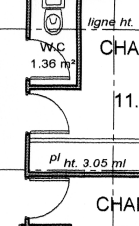
#> input picture src/HoughInput.png, 139 x 226 px
$ python DoorksHoughBasedMethod.py
#> lines starting #> are read from the running program, lines starting #| are printed output that depends on the picture; after the words box and inside, x2 and y2 are one past the last pixel; in counts of white or black regions, pixels touching at a corner belong together
import cv2
import numpy as np
from skimage import data, color

img = cv2.imread('HoughInput.png',0)
#> img is the input picture: shape (226, 139); min 0, max 255, mean 222.2
edges = cv2.Canny(img,20,30)
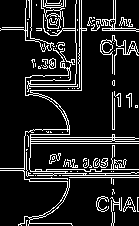
#> edges: shape (226, 139); 13.3% white in thin lines or dots


minLineLength = 10
maxLineGap = 20
lines = cv2.HoughLinesP(edges,1,np.pi/180,20,minLineLength,maxLineGap)
#> lines = 34 rows, first 6: [112, 129, 112, 92], [81, 90, 81, 0], [30, 139, 112, 139], [30, 143, 138, 143], [102, 177, 138, 177], [89, 173, 130, 173]

for Nline in range(0,lines.shape[0]):
    for x1,y1,x2,y2 in lines[Nline]:
        cv2.line(edges,(x1,y1),(x2,y2),0,4)
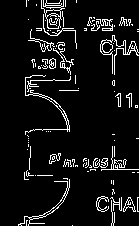
#> edges: shape (226, 139); 7.7% white in thin lines or dots, all inside (x1, y1, x2, y2) = (18, 0, 139, 226)


circles = cv2.HoughCircles(edges,cv2.HOUGH_GRADIENT,1,50,
                            param1=100,param2=30,minRadius=0,maxRadius=0)
#> circles = [[37.5, 183.5, 31.6], [49.5, 77.5, 18.5], [108.5, 47.5, 9.6]]

circles = np.uint16(np.around(circles))
#> circles = [[38, 184, 32], [50, 78, 18], [108, 48, 10]]
img2= color.gray2rgb(img)
for i in circles[0,:]:
    # draw the outer circle
    cv2.circle(img2,(i[0],i[1]),i[2],(0,0,200),2)
    # draw the center of the circle
    cv2.circle(img2,(i[0],i[1]),2,(0,0,200),3)
#> this loop made 3 passes
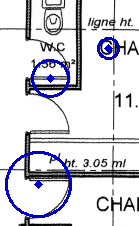
#> img2: shape (226, 139, 3); 4.03% of pixels changed, all inside (x1, y1, x2, y2) = (5, 37, 120, 218)

cv2.imwrite('Try.png',img2)
cv2.imshow('show',img2)
cv2.waitKey(0)
